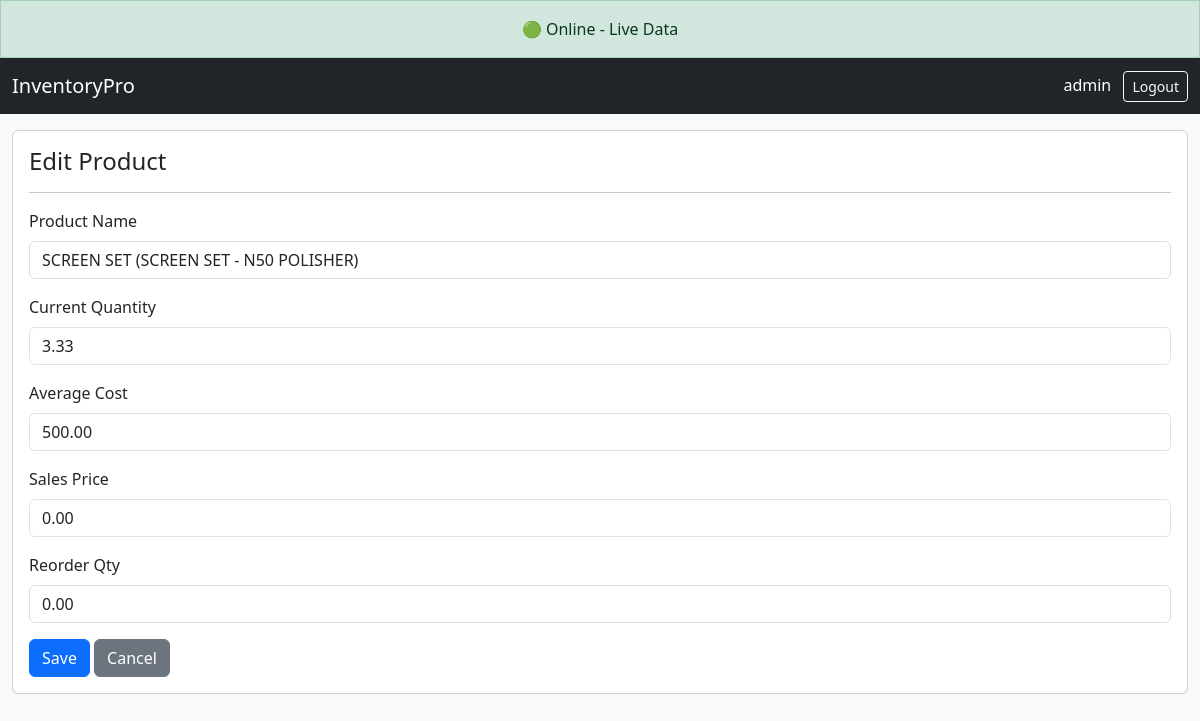
/product/426/edit/ (signed in), run on the app's committed database.
### inventory/models.py (models this page shows, shortened)
class Product(models.Model):
    product_name = models.CharField(
        max_length=250,
        unique=True,
        db_index=True,
    )
    category = models.CharField(
        max_length=150,
        blank=True,
        default="",
        db_index=True,
    )
    subcategory = models.CharField(
        max_length=150,
        blank=True,
        default="",
        db_index=True,
    )
    level3 = models.CharField(
        max_length=150,
        blank=True,
        default="",
        db_index=True,
    )
    level4 = models.CharField(
        max_length=150,
        blank=True,
        default="",
        db_index=True,
    )
    hierarchy_path = models.CharField(
        max_length=600,
        blank=True,
        default="",
        db_index=True,
    )
    qty = models.DecimalField(
        max_digits=18,
        decimal_places=2,
        default=Decimal("0.00"),
    )
    avg_cost = models.DecimalField(
        max_digits=18,
        decimal_places=2,
        default=Decimal("0.00"),
    )
    sales_price = models.DecimalField(
        max_digits=18,
        decimal_places=2,
        default=Decimal("0.00"),
    )
    reorder_qty = models.DecimalField(
        max_digits=18,
        decimal_places=2,
        default=Decimal("0.00"),
    )
    STATUS_CHOICES = (
        ("OK", "OK"),
        ("LOW", "LOW"),
        ("NIL", "NIL"),
    )
    status = models.CharField(
        max_length=10,
        choices=STATUS_CHOICES,
        default="OK",
        db_index=True,
    )
    active = models.BooleanField(
        default=True,
        db_index=True,
    )
    updated_at = models.DateTimeField(
        auto_now=True,
    )
    class Meta:
        ordering = [
            "category",
            "subcategory",
            "level3",
            "level4",
            "product_name",
        ]
        indexes = [
            models.Index(fields=["product_name"]),
            models.Index(fields=["category"]),
            models.Index(fields=["subcategory"]),
            models.Index(fields=["level3"]),
            models.Index(fields=["level4"]),
            models.Index(fields=["hierarchy_path"]),
            models.Index(fields=["active"]),
            models.Index(fields=["status"]),
        ]

### inventory/views.py (the view)
# urls.py: path("product/<int:pk>/edit/", views.product_edit, name="product_edit"),
@staff_member_required
def product_edit(request, pk):
    product = get_object_or_404(Product, id=pk, active=True)
    if request.method == "POST":
        form = ProductAdminForm(request.POST, instance=product)
        if form.is_valid():
            form.save()
            product.calculate_status()
            product.save()
            messages.success(request, "Product updated successfully.")
            return redirect("dashboard")
    else:
        form = ProductAdminForm(instance=product)
    return render(
        request,
        "inventory/product_edit.html",
        {"form": form, "product": product}
    )

### inventory/forms.py (shortened to what this page needs)
class ProductAdminForm(forms.ModelForm):
    class Meta:
        model = Product
        fields = [
            "sales_price",
            "reorder_qty",
        ]
        widgets = {
            "sales_price": forms.NumberInput(
                attrs={
                    "class": "form-control",
                    "step": "0.01",
                    "min": "0",
                }
            ),
            "reorder_qty": forms.NumberInput(
                attrs={
                    "class": "form-control",
                    "step": "1",
                    "min": "0",
                }
            ),
        }

### inventory/templates/inventory/product_edit.html (shortened to what this page needs)
{% extends "inventory/base.html" %}
{% block content %}
<div class="card">
<div class="card-body">
<h4>
Edit Product
</h4>
<hr>
<div class="mb-3">
<label class="form-label">
Product Name
</label>
<input class="form-control"
       value="{{ product.product_name }}"
       readonly>
</div>
<div class="mb-3">
<label class="form-label">
Current Quantity
</label>
<input class="form-control"
       value="{{ product.qty }}"
       readonly>
</div>
<div class="mb-3">
<label class="form-label">
Average Cost
</label>
<input class="form-control"
       value="{{ product.avg_cost }}"
       readonly>
</div>
<form method="post">
<div class="mb-3">
<label class="form-label">
Sales Price
</label>
{{ form.sales_price }}
</div>
<div class="mb-3">
<label class="form-label">
Reorder Qty
</label>
{{ form.reorder_qty }}
</div>
<button class="btn btn-primary">
Save
</button>
<a href="{% url 'dashboard' %}"
class="btn btn-secondary">
Cancel
</a>
</form>
</div>
</div>
{% endblock %}

### inventory/templates/inventory/base.html (shortened to what this page needs)
<!DOCTYPE html>
<html lang="en">
<head>
    {% load static %}
    <link href="{% static 'inventory/css/bootstrap.min.css' %}" rel="stylesheet">
    <link rel="stylesheet" href="{% static 'inventory/css/dashboard.css' %}">
</head>
<body>
    <div id="network-status" class="alert alert-success text-center mb-0 rounded-0">
        🟢 Online - Live Data
    </div>
    <nav class="navbar navbar-dark bg-dark">
        <div class="container-fluid">
            <span class="navbar-brand">InventoryPro</span>
            <div class="text-white">
                <span>{{ request.user.username }}</span>
                <a href="{% url 'logout' %}" class="btn btn-sm btn-outline-light ms-2">Logout</a>
            </div>
        </div>
    </nav>
    <div class="container-fluid mt-3">
        {% block content %}
        {% endblock %}
    </div>
</body>
</html>

### inventory/static/inventory/css/dashboard.css (style rules this page uses)
body { background-color: #f8f9fa; }

### data on the page
Product: product_name "SCREEN SET (SCREEN SET - N50 POLISHER)", qty "3.33", avg_cost "500.00", sales_price "0.00", reorder_qty "0.00"

### other printed values
{{ request.user.username }} "admin"
